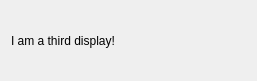
<?xml version="1.0" encoding="UTF-8"?>
<ui version="4.0">
 <class>Form</class>
 <widget class="QWidget" name="Form">
  <property name="geometry">
   <rect>
    <x>0</x>
    <y>0</y>
    <width>257</width>
    <height>81</height>
   </rect>
  </property>
  <property name="windowTitle">
   <string>Form</string>
  </property>
  <layout class="QHBoxLayout" name="horizontalLayout">
   <item>
    <widget class="QLabel" name="label">
     <property name="text">
      <string>I am a third display!</string>
     </property>
    </widget>
   </item>
  </layout>
 </widget>
 <resources/>
 <connections/>
</ui>
